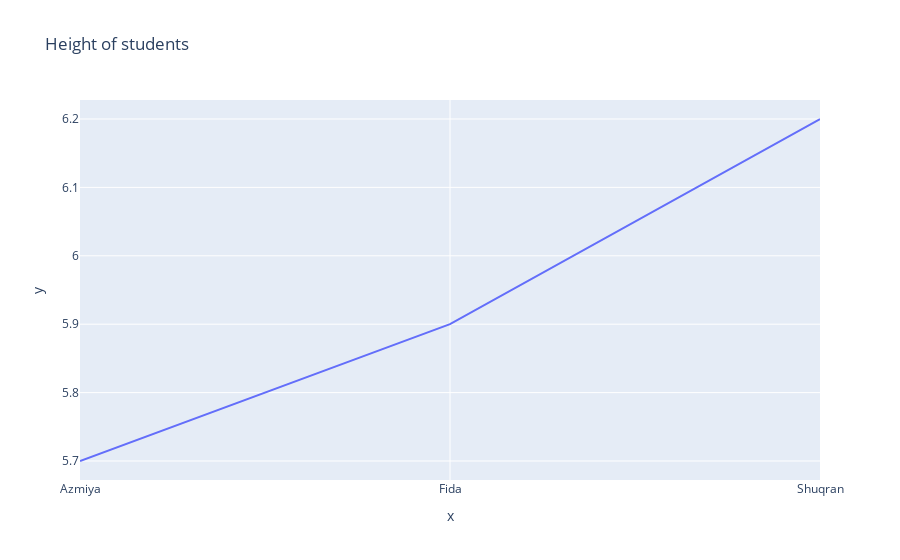

Notebook cell for this chart:
### Code cell
# Making column
names = ['Azmiya','Fida','Shuqran']
height = [5.7,5.9,6.2]

# Create a line plot
px.line(x=names,y=height,title='Height of students')

### Figure 1 — Plotly figure (JSON) as saved in the notebook; plotly's stock layout.template omitted (floating-point values rounded to 4 significant figures)
{"data": [{"hovertemplate": "x=%{x}<br>y=%{y}<extra></extra>", "legendgroup": "", "line": {"color": "#636efa", "dash": "solid"}, "marker": {"symbol": "circle"}, "mode": "lines", "name": "", "orientation": "v", "showlegend": false, "type": "scatter", "x": ["Azmiya", "Fida", "Shuqran"], "xaxis": "x", "y": [5.7, 5.9, 6.2], "yaxis": "y"}], "layout": {"legend": {"tracegroupgap": 0}, "title": {"text": "Height of students"}, "xaxis": {"anchor": "y", "domain": [0, 1], "title": {"text": "x"}}, "yaxis": {"anchor": "x", "domain": [0, 1], "title": {"text": "y"}}}}
